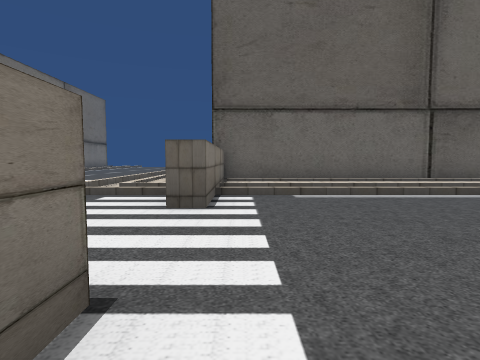
view 1 (above)

24 first-person views from a walk through a 3-D level made in the Unity game engine. The camera is 1.2 m above the floor, tilts 4° down and sees 80° across. The floor is counted in squares, 2 m on a side. Each view is taken from the middle of a square. On the plan, view 1 faces up. The plan holds only what a view shows up to about 9 squares ahead; the rest is blank. The place goes on beyond the plan. The player character is not drawn.

view 2
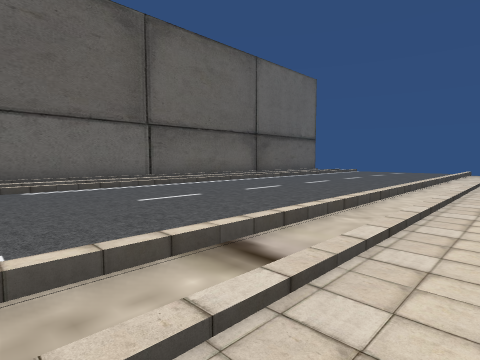

view 3
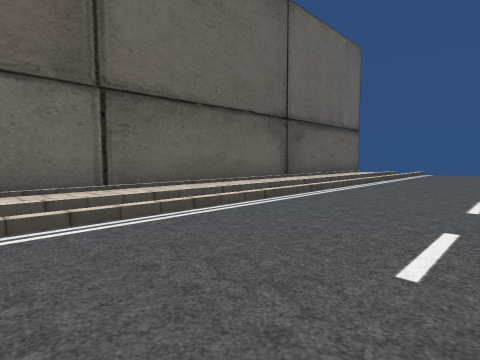

view 4
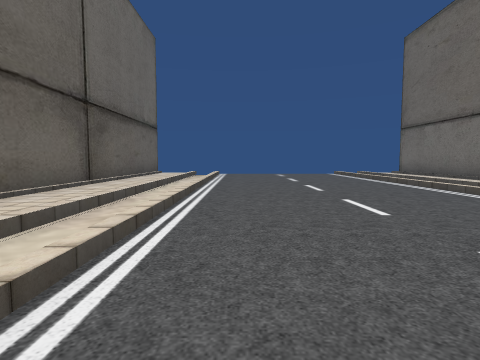

view 5
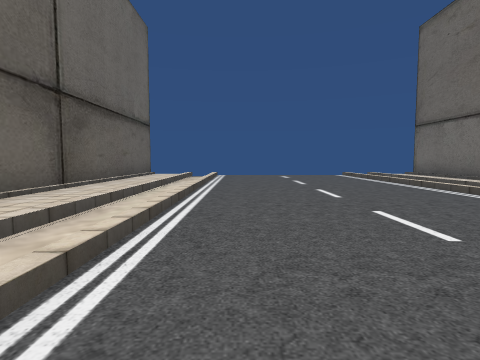

view 6
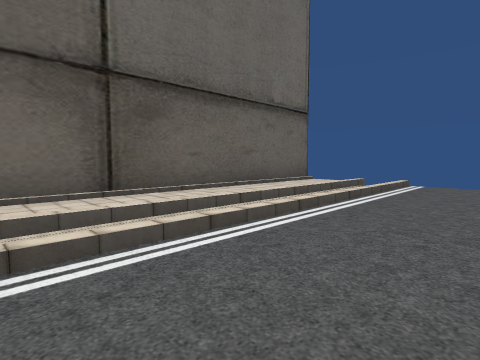

view 7
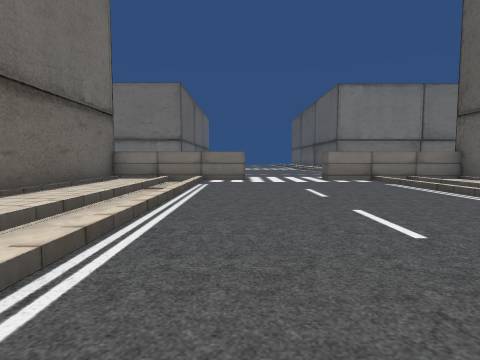

view 8
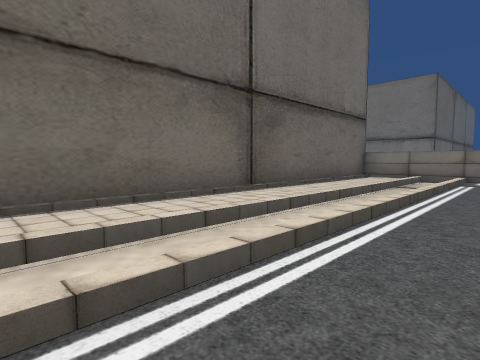

view 9
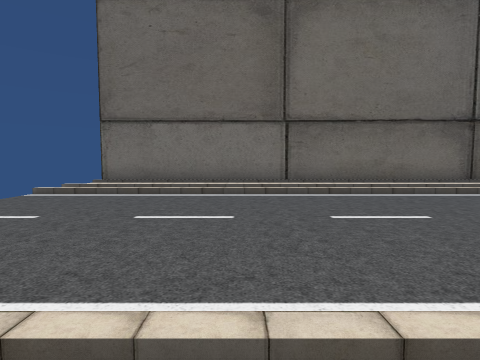

view 10
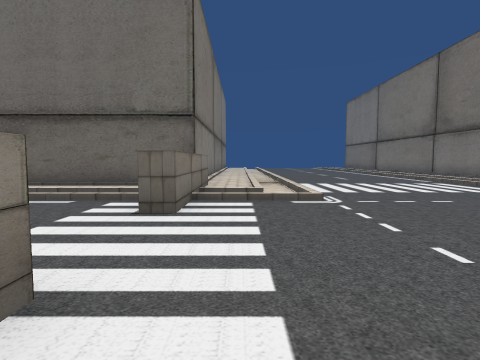

view 11
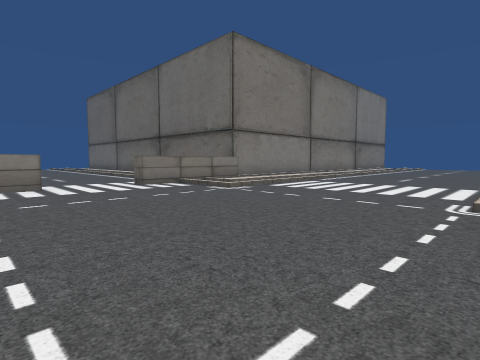

view 12
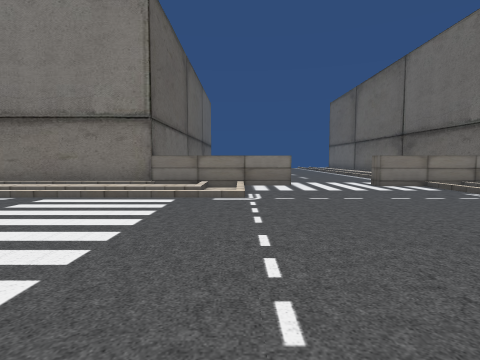

view 13
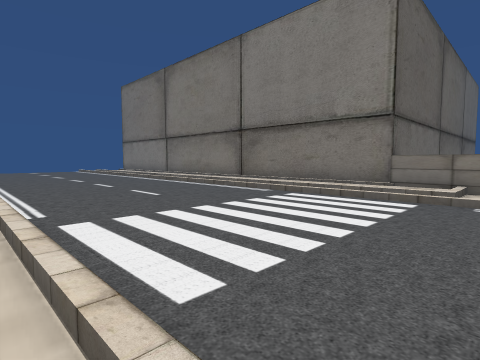

view 14
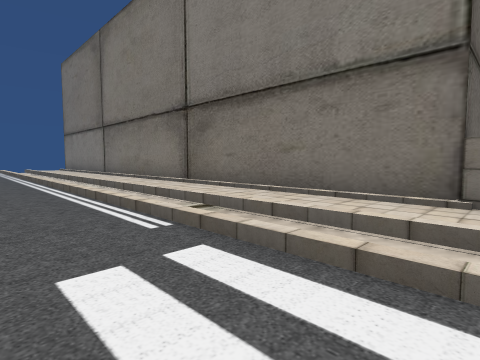

view 15
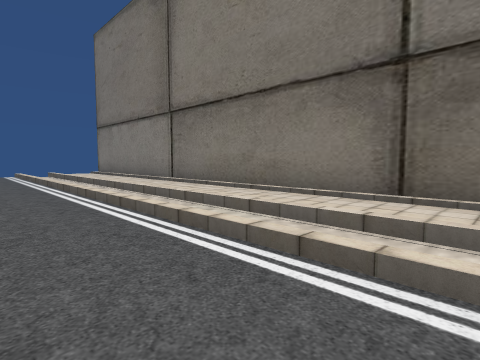

view 16
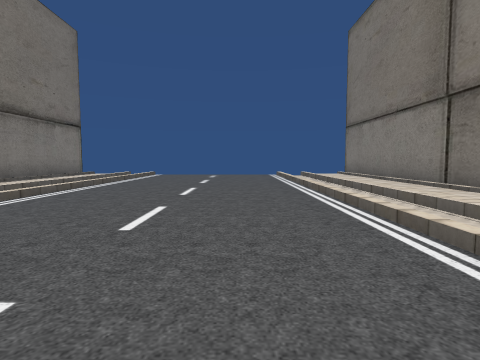

view 17
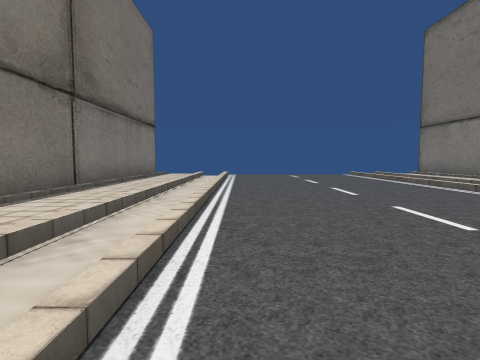

view 18
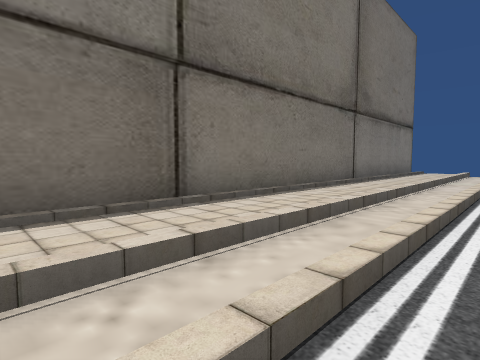

view 19
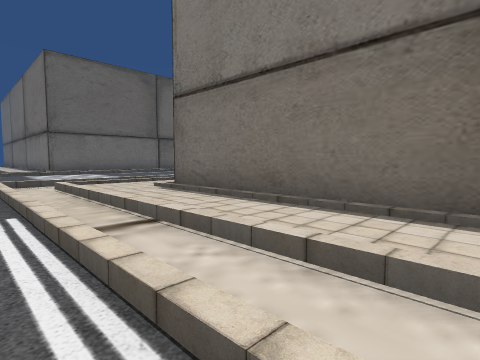

view 20
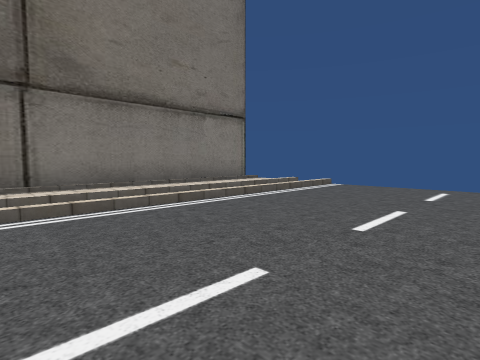

view 21
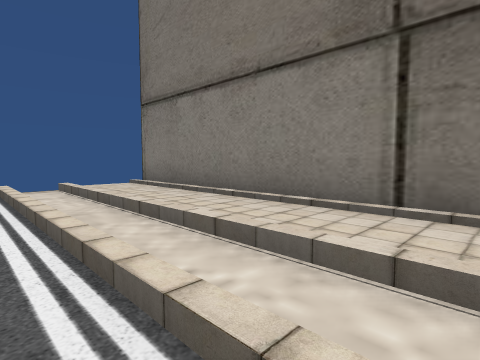

view 22
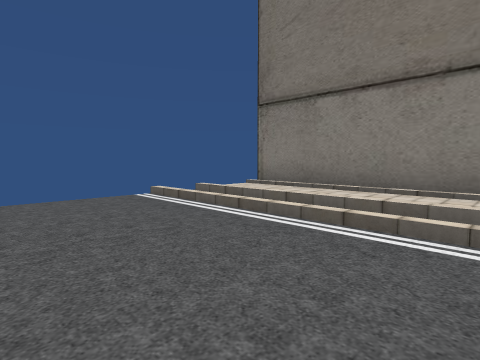

view 23
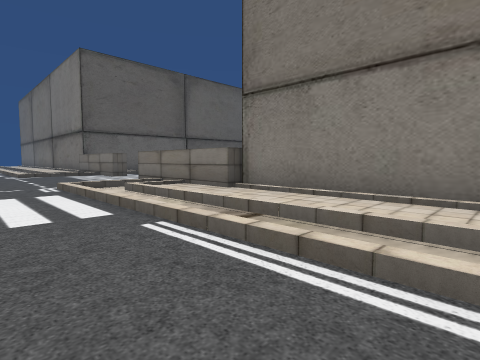

view 24
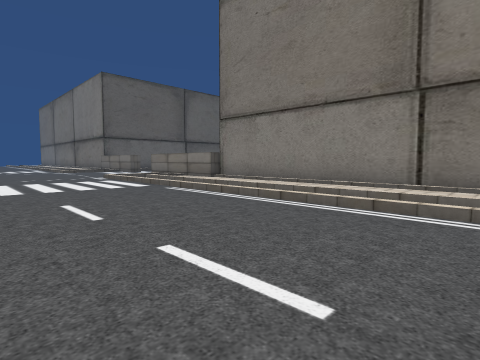

### Floor plan
Key: @ floor where view 1 was taken; # wall or solid block; . floor; / step, stairs or slope.
Columns run from 12 left of view 1 to 16 right of it. Each row starts with its distance up from view 1.
 25     ......//
 24 #//......../#
 23 #//......../#
 22 #//......../#
 21 #//......../#
 20 #//......../#
 19 #//......../#
 18 #//......../#
 17 #//......../#
 16 #//......../#
 15 #//......../#
 14 #//......../#
 13 #//......../#
 12 #//......../#
 11 #//......../#
 10 #//......../#
  9 #//......../#
  8 #//........##################
  7  //........#.................
  6 ///......./#/////////////////
  5 ////.....//#/////////////////
  4    ........#.................
  3   ..........................
  2   ...........................
  1    ........#.................
  0    /.....//#@////////////////
 -1     ....../#/////////////////
 -2     .......#.................
 -3     .......##################
 -4     ......./#
 -5     ......./#
 -6     ......./#
 -7      ....../#
 -8      ....../#
 -9      ....../#
-10      ......

Where each view was taken, in squares from view 1:
view 1: 0 up, 0 right, facing up
view 2: 2 down, 0 right, facing up-right
view 3: 2 up, 3 right, facing up-right
view 4: 4 up, 4 right, facing right
view 5: 4 up, 5 right, facing right
view 6: 3 up, 9 right, facing up-right
view 7: 1 up, 8 right, facing left
view 8: 1 up, 9 right, facing down-left
view 9: 6 up, 12 right, facing down
view 10: 5 up, 2 left, facing down
view 11: 5 up, 9 left, facing down-right
view 12: 5 up, 9 left, facing right
view 13: 5 up, 9 left, facing up-right
view 14: 7 up, 5 left, facing up-right
view 15: 12 up, 5 left, facing up-right
view 16: 13 up, 5 left, facing up
view 17: 13 up, 8 left, facing up
view 18: 11 up, 8 left, facing up-left
view 19: 13 up, 8 left, facing down-left
view 20: 18 up, 5 left, facing up-left
view 21: 18 up, 4 left, facing up-right
view 22: 20 up, 6 left, facing up-right
view 23: 7 down, 5 left, facing up-right
view 24: 10 down, 7 left, facing up-right
